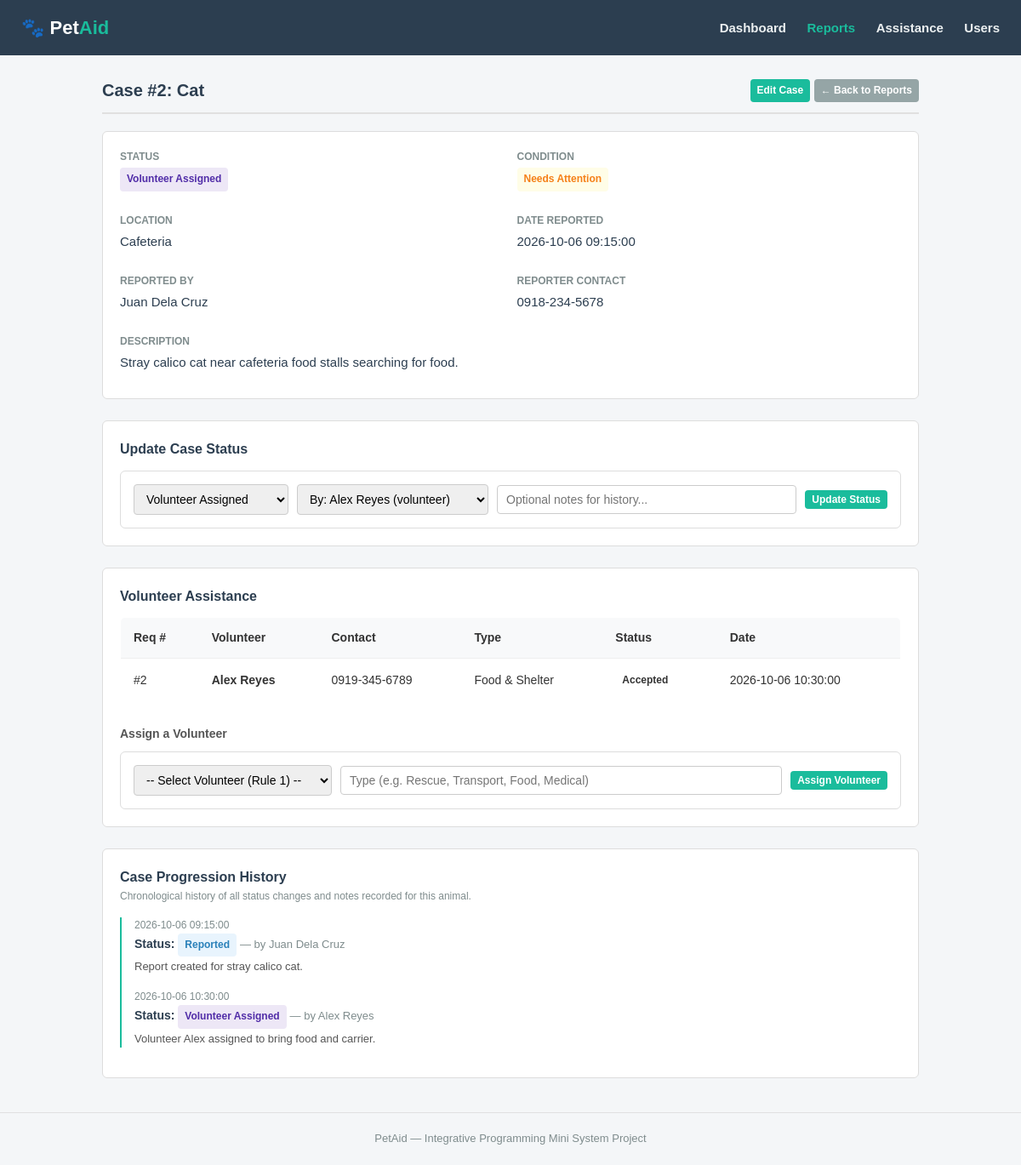
/report_details.php?id=2, run on the app's committed database.
### tables this page shows
CREATE TABLE `animal_reports` (
  `report_id` INT PRIMARY KEY AUTO_INCREMENT,
  `reported_by` INT NOT NULL,
  `animal_type` VARCHAR(50) NOT NULL,
  `description` TEXT NOT NULL,
  `location` VARCHAR(150) NOT NULL,
  `condition` ENUM('safe','needs_attention','injured','critical') NOT NULL,
  `status` ENUM('reported','verified','assistance_requested','volunteer_assigned','rescued','treated','closed') DEFAULT 'reported',
  `created_at` DATETIME DEFAULT CURRENT_TIMESTAMP,
  FOREIGN KEY (`reported_by`) REFERENCES `users`(`user_id`)
);

CREATE TABLE `users` (
  `user_id` INT PRIMARY KEY AUTO_INCREMENT,
  `name` VARCHAR(100) NOT NULL,
  `email` VARCHAR(100) NOT NULL UNIQUE,
  `contact_number` VARCHAR(30) DEFAULT NULL,
  `role` ENUM('reporter','volunteer','admin') DEFAULT 'reporter',
  `status` ENUM('active','inactive') DEFAULT 'active'
);

CREATE TABLE `assistance_requests` (
  `request_id` INT PRIMARY KEY AUTO_INCREMENT,
  `report_id` INT NOT NULL,
  `volunteer_id` INT NOT NULL,
  `request_type` VARCHAR(50) NOT NULL,
  `status` ENUM('pending','accepted','completed','cancelled') DEFAULT 'pending',
  `requested_at` DATETIME DEFAULT CURRENT_TIMESTAMP,
  FOREIGN KEY (`report_id`) REFERENCES `animal_reports`(`report_id`),
  FOREIGN KEY (`volunteer_id`) REFERENCES `users`(`user_id`)
);

CREATE TABLE `case_updates` (
  `update_id` INT PRIMARY KEY AUTO_INCREMENT,
  `report_id` INT NOT NULL,
  `updated_by` INT NOT NULL,
  `update_text` TEXT NOT NULL,
  `new_status` VARCHAR(50) DEFAULT NULL,
  `created_at` DATETIME DEFAULT CURRENT_TIMESTAMP,
  FOREIGN KEY (`report_id`) REFERENCES `animal_reports`(`report_id`),
  FOREIGN KEY (`updated_by`) REFERENCES `users`(`user_id`)
);

### report_details.php (the view, shortened to what this page needs)
<?php
require_once __DIR__ . '/config/database.php';
$id = $_GET['id'] ?? null;
$stmt = $pdo->prepare("
    SELECT r.*, u.name AS reporter_name, u.email AS reporter_email, u.contact_number AS reporter_contact
    FROM animal_reports r
    JOIN users u ON r.reported_by = u.user_id
    WHERE r.report_id = ?
");
$stmt->execute([$id]);
$report = $stmt->fetch();
$astmt = $pdo->prepare("
    SELECT a.*, u.name AS volunteer_name, u.contact_number AS volunteer_contact
    FROM assistance_requests a
    JOIN users u ON a.volunteer_id = u.user_id
    WHERE a.report_id = ?
    ORDER BY a.request_id DESC
");
$astmt->execute([$id]);
$assistanceList = $astmt->fetchAll();
$hstmt = $pdo->prepare("
    SELECT c.*, u.name AS updated_by_name
    FROM case_updates c
    JOIN users u ON c.updated_by = u.user_id
    WHERE c.report_id = ?
    ORDER BY c.update_id ASC
");
$hstmt->execute([$id]);
$caseHistory = $hstmt->fetchAll();
$userListStmt = $pdo->query("SELECT user_id, name, role FROM users WHERE status = 'active' ORDER BY name ASC");
$allUsers = $userListStmt->fetchAll();
?>
<!DOCTYPE html>
<html lang="en">
<head>
    <link rel="stylesheet" href="css/style.css">
</head>
<body>
<header>
    <h1>🐾 Pet<span>Aid</span></h1>
    <nav>
        <a href="index.php">Dashboard</a>
        <a href="reports.php" class="active">Reports</a>
        <a href="assistance.php">Assistance</a>
        <a href="users.php">Users</a>
    </nav>
</header>
<div class="container">
    <div class="page-header">
        <h2>Case #<?= (int)$report['report_id'] ?>: <?= htmlspecialchars($report['animal_type']) ?></h2>
        <div>
            <a href="edit_report.php?id=<?= (int)$report['report_id'] ?>" class="btn btn-sm">Edit Case</a>
            <a href="reports.php" class="btn btn-secondary btn-sm">← Back to Reports</a>
        </div>
    </div>
    <div class="details-section">
        <div class="details-grid">
            <div class="detail-item">
                <strong>Status</strong>
                <p>
                    <span class="badge badge-<?= htmlspecialchars($report['status']) ?>">
                        <?= htmlspecialchars(str_replace('_', ' ', $report['status'])) ?>
                    </span>
                </p>
            </div>
            <div class="detail-item">
                <strong>Condition</strong>
                <p>
                    <span class="badge badge-<?= htmlspecialchars($report['condition']) ?>">
                        <?= htmlspecialchars(str_replace('_', ' ', $report['condition'])) ?>
                    </span>
                </p>
            </div>
            <div class="detail-item">
                <strong>Location</strong>
                <p><?= htmlspecialchars($report['location']) ?></p>
            </div>
            <div class="detail-item">
                <strong>Date Reported</strong>
                <p><?= htmlspecialchars($report['created_at']) ?></p>
            </div>
            <div class="detail-item">
                <strong>Reported By</strong>
                <p><?= htmlspecialchars($report['reporter_name']) ?></p>
            </div>
            <div class="detail-item">
                <strong>Reporter Contact</strong>
                <p><?= htmlspecialchars($report['reporter_contact'] ?? $report['reporter_email'] ?? 'N/A') ?></p>
            </div>
        </div>
        <div class="detail-item" style="margin-top: 15px;">
            <strong>Description</strong>
            <p style="white-space: pre-wrap;"><?= htmlspecialchars($report['description']) ?></p>
        </div>
    </div>
    <div class="details-section">
        <h3 style="margin-bottom: 12px; font-size: 16px; color: #2c3e50;">Update Case Status</h3>
        <form method="POST" action="report_details.php?id=<?= (int)$id ?>" class="filter-bar" style="margin-bottom:0;">
            <select name="new_status" required>
                <option value="volunteer_assigned" <?= $report['status'] === 'volunteer_assigned' ? 'selected' : '' ?>>Volunteer Assigned</option>
            </select>
            <select name="updated_by" required>
                <?php foreach ($allUsers as $u): ?>
                    <option value="<?= (int)$u['user_id'] ?>">
                        By: <?= htmlspecialchars($u['name']) ?> (<?= htmlspecialchars($u['role']) ?>)
                    </option>
                <?php endforeach; ?>
            </select>
            <input type="text" name="notes" placeholder="Optional notes for history..." style="flex-grow:1;">
            <button type="submit" class="btn btn-sm">Update Status</button>
        </form>
    </div>
    <div class="details-section">
        <h3 style="margin-bottom: 12px; font-size: 16px; color: #2c3e50;">Volunteer Assistance</h3>
        <?php if (!empty($assistanceList)): ?>
            <table>
                <thead>
                    <tr>
                        <th>Req #</th>
                        <th>Volunteer</th>
                        <th>Contact</th>
                        <th>Type</th>
                        <th>Status</th>
                        <th>Date</th>
                    </tr>
                </thead>
                <tbody>
                    <?php foreach ($assistanceList as $a): ?>
                        <tr>
                            <td>#<?= (int)$a['request_id'] ?></td>
                            <td><strong><?= htmlspecialchars($a['volunteer_name']) ?></strong></td>
                            <td><?= htmlspecialchars($a['volunteer_contact'] ?? '-') ?></td>
                            <td><?= htmlspecialchars($a['request_type']) ?></td>
                            <td><span class="badge badge-<?= htmlspecialchars($a['status']) ?>"><?= htmlspecialchars($a['status']) ?></span></td>
                            <td><?= htmlspecialchars($a['requested_at']) ?></td>
                        </tr>
                    <?php endforeach; ?>
                </tbody>
            </table>
        <?php else: ?>
            <p style="color:#7f8c8d; margin-bottom: 15px;">No volunteers have been assigned to this report yet.</p>
        <?php endif; ?>
        <h4 style="font-size: 14px; margin-bottom: 10px; color:#555;">Assign a Volunteer</h4>
        <form method="POST" action="report_details.php?id=<?= (int)$id ?>" class="filter-bar" style="margin-bottom: 0;">
            <select name="volunteer_id" required>
                <option value="">-- Select Volunteer (Rule 1) --</option>
            </select>
            <input type="text" name="request_type" placeholder="Type (e.g. Rescue, Transport, Food, Medical)" required style="flex-grow:1;">
            <button type="submit" class="btn btn-sm">Assign Volunteer</button>
        </form>
    </div>
    <div class="details-section">
        <h3 style="font-size: 16px; color: #2c3e50;">Case Progression History</h3>
        <p style="font-size: 12px; color: #7f8c8d;">Chronological history of all status changes and notes recorded for this animal.</p>
        <?php if (!empty($caseHistory)): ?>
            <ul class="history-list">
                <?php foreach ($caseHistory as $h): ?>
                    <li class="history-item">
                        <span class="date"><?= htmlspecialchars($h['created_at']) ?></span>
                        <div class="status-change">
                            <?php if (!empty($h['new_status'])): ?>
                                Status: <span class="badge badge-<?= htmlspecialchars($h['new_status']) ?>"><?= htmlspecialchars(str_replace('_', ' ', $h['new_status'])) ?></span>
                            <?php endif; ?>
                            <span style="font-size: 13px; font-weight: normal; color: #7f8c8d;">— by <?= htmlspecialchars($h['updated_by_name']) ?></span>
                        </div>
                        <div class="note"><?= htmlspecialchars($h['update_text']) ?></div>
                    </li>
                <?php endforeach; ?>
            </ul>
        <?php else: ?>
            <p style="color:#7f8c8d; margin-top: 10px;">No updates recorded yet.</p>
        <?php endif; ?>
    </div>
</div>
<footer>
    <p>PetAid — Integrative Programming Mini System Project</p>
</footer>
</body>
</html>

### css/style.css (style rules this page uses)
* { box-sizing: border-box; margin: 0; padding: 0; }
body { font-family: Arial, sans-serif; background-color: #f4f6f8; color: #333333; line-height: 1.6; }
header { background-color: #2c3e50; color: #ffffff; padding: 15px 25px; display: flex; justify-content: space-between; align-items: center; }
header h1 { font-size: 22px; }
header h1 span { color: #1abc9c; }
nav a { color: #ecf0f1; text-decoration: none; margin-left: 20px; font-size: 15px; font-weight: bold; }
nav a:hover, nav a.active { color: #1abc9c; }
.container { max-width: 1000px; margin: 25px auto; padding: 0 20px; }
.page-header { display: flex; justify-content: space-between; align-items: center; margin-bottom: 20px; padding-bottom: 10px; border-bottom: 2px solid #e0e0e0; }
.page-header h2 { font-size: 20px; color: #2c3e50; }
.filter-bar { background: #ffffff; padding: 15px; border: 1px solid #dddddd; border-radius: 6px; margin-bottom: 20px; display: flex; flex-wrap: wrap; gap: 10px; align-items: center; }
.filter-bar input, .filter-bar select { padding: 8px 10px; border: 1px solid #cccccc; border-radius: 4px; font-size: 14px; }
.filter-bar input[type="text"] { flex-grow: 1; min-width: 200px; }
table { width: 100%; border-collapse: collapse; background: #ffffff; border: 1px solid #dddddd; border-radius: 6px; overflow: hidden; margin-bottom: 25px; }
th, td { padding: 12px 15px; text-align: left; border-bottom: 1px solid #eeeeee; font-size: 14px; }
th { background-color: #f8f9fa; color: #333333; font-weight: bold; }
.badge { display: inline-block; padding: 4px 8px; border-radius: 4px; font-size: 12px; font-weight: bold; text-transform: capitalize; }
.badge-reported { background: #e8f4fd; color: #2980b9; }
.badge-volunteer_assigned { background: #ede7f6; color: #512da8; }
.badge-needs_attention { background: #fffde7; color: #f57f17; }
.btn { display: inline-block; padding: 8px 14px; background-color: #1abc9c; color: #ffffff; text-decoration: none; border-radius: 4px; border: none; cursor: pointer; font-size: 14px; font-weight: bold; }
.btn-secondary { background-color: #95a5a6; }
.btn-sm { padding: 4px 8px; font-size: 12px; }
.details-section { background: #ffffff; padding: 20px; border: 1px solid #dddddd; border-radius: 6px; margin-bottom: 25px; }
.details-grid { display: grid; grid-template-columns: 1fr 1fr; gap: 15px; }
.detail-item { margin-bottom: 10px; }
.detail-item strong { color: #7f8c8d; display: block; font-size: 12px; text-transform: uppercase; }
.detail-item p { font-size: 15px; color: #2c3e50; margin-top: 3px; }
.history-list { list-style: none; border-left: 2px solid #1abc9c; padding-left: 15px; margin-top: 15px; }
.history-item { margin-bottom: 15px; position: relative; }
.history-item .date { font-size: 12px; color: #7f8c8d; display: block; }
.history-item .status-change { font-weight: bold; font-size: 14px; color: #2c3e50; }
.history-item .note { font-size: 13px; color: #555555; margin-top: 2px; }
footer { text-align: center; padding: 20px; font-size: 13px; color: #7f8c8d; margin-top: 40px; border-top: 1px solid #e0e0e0; }

### data on the page
animal_reports: report_id "2", animal_type "Cat", status "Volunteer Assigned", condition "Needs Attention", location "Cafeteria", created_at "2026-10-06 09:15:00", reported_by.name "Juan Dela Cruz", reported_by.contact_number "0918-234-5678", description "Stray calico cat near cafeteria food stalls searching for food.", new_status "Volunteer Assigned"
assistance_requests: request_id "2", volunteer.name "Alex Reyes", volunteer.contact_number "0919-345-6789", request_type "Food & Shelter", status "Accepted", requested_at "2026-10-06 10:30:00"
case_updates: created_at "2026-10-06 09:15:00", new_status "Reported", updated_by.name "Juan Dela Cruz", update_text "Report created for stray calico cat."
case_updates: created_at "2026-10-06 10:30:00", new_status "Volunteer Assigned", updated_by.name "Alex Reyes", update_text "Volunteer Alex assigned to bring food and carrier."
